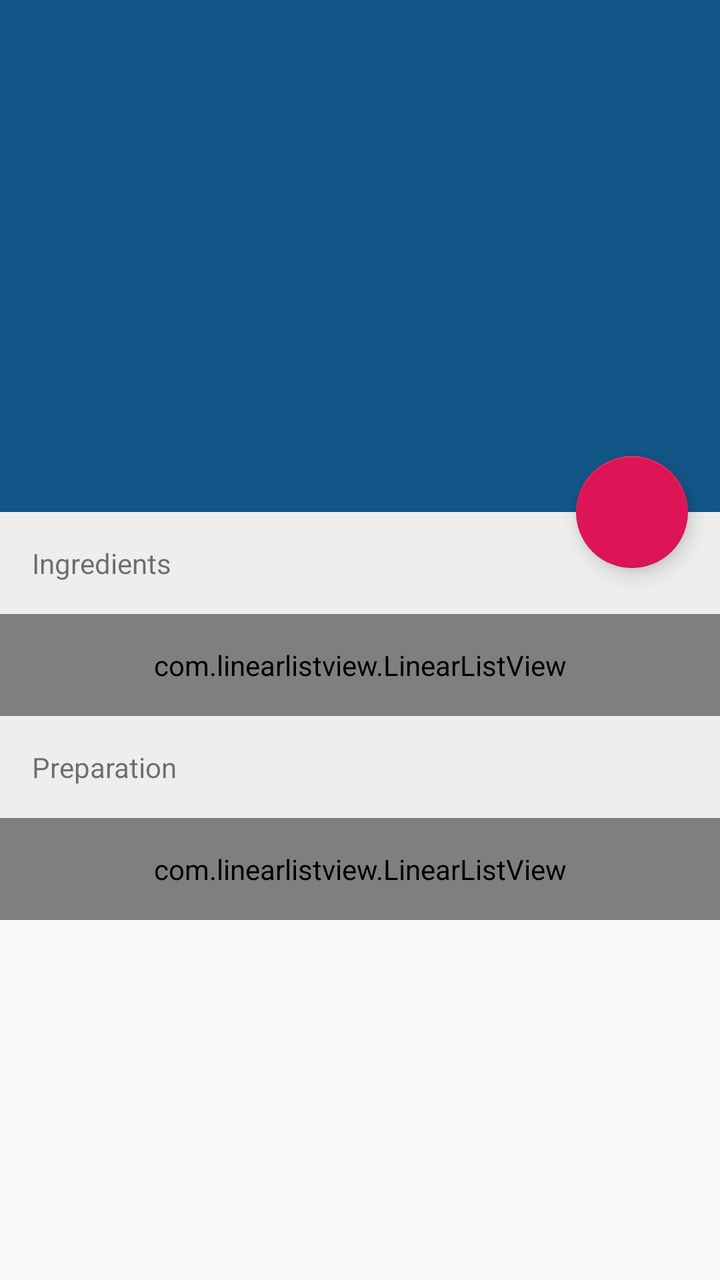
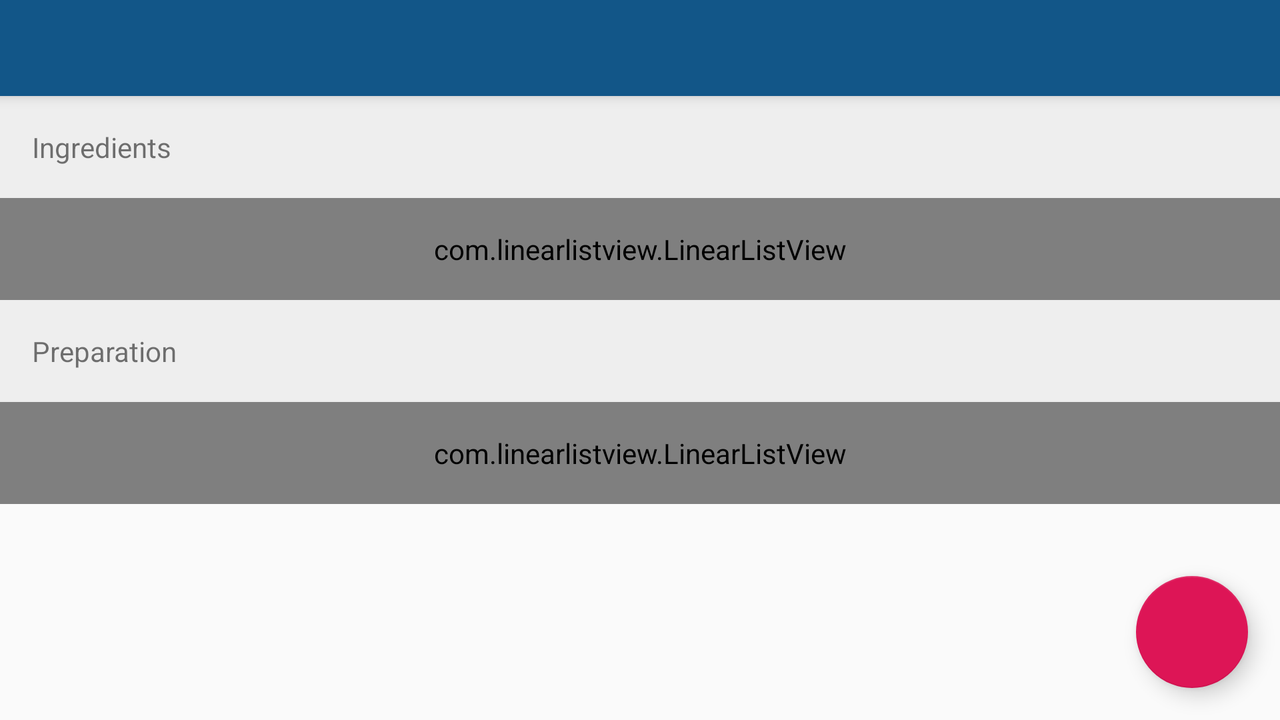

An Android layout and its configuration variant, each rendered on a device that would load it. The default file and the variant file are quoted in full after the pictures.
<!-- AndroidManifest.xml: application theme AppTheme -->
<!-- res/layout/activity_detail_recipe.xml -->
<?xml version="1.0" encoding="utf-8"?>

<android.support.design.widget.CoordinatorLayout
	xmlns:android="http://schemas.android.com/apk/res/android"
	xmlns:app="http://schemas.android.com/apk/res-auto"
	xmlns:tools="http://schemas.android.com/tools"
	android:layout_width="match_parent"
	android:layout_height="match_parent"
	android:fitsSystemWindows="true"
	tools:fragmentManager="de.androidbytes.recipr.presentation.screen.detail.add.AddRecipeActivity">

	<android.support.design.widget.AppBarLayout
		android:id="@+id/appBarLayout"
		android:layout_width="match_parent"
		android:layout_height="256dp"
		android:fitsSystemWindows="true"
		android:theme="@style/AppTheme.AppBarOverlay">

		<android.support.design.widget.CollapsingToolbarLayout
			android:id="@+id/collapsingToolbarLayout"
			android:layout_width="match_parent"
			android:layout_height="match_parent"
			android:fitsSystemWindows="true"
			app:contentScrim="?attr/colorPrimary"
			app:expandedTitleMarginBottom="32dp"
			app:expandedTitleMarginEnd="64dp"
			app:expandedTitleMarginStart="48dp"
			app:layout_scrollFlags="scroll|exitUntilCollapsed">

			<ImageView
				android:id="@+id/iv_recipe_image"
				android:contentDescription="@string/recipe_detail_image"
				android:scaleType="centerCrop"
				android:layout_width="match_parent"
				android:layout_height="match_parent"
				app:layout_collapseMode="parallax"
				android:fitsSystemWindows="true"
				android:transitionName="recipeImage"/>

			<android.support.v7.widget.Toolbar
				android:id="@+id/toolbar"
				android:layout_width="match_parent"
				android:layout_height="?attr/actionBarSize"
				app:layout_collapseMode="pin"
				app:popupTheme="@style/ThemeOverlay.AppCompat.Light"/>

		</android.support.design.widget.CollapsingToolbarLayout>

	</android.support.design.widget.AppBarLayout>

	<android.support.v4.widget.NestedScrollView
		android:layout_width="match_parent"
		android:layout_height="match_parent"
		app:layout_behavior="@string/appbar_scrolling_view_behavior">

		<LinearLayout
			android:layout_width="match_parent"
			android:layout_height="wrap_content"
			android:orientation="vertical">

			<TextView
				android:layout_width="match_parent"
				android:padding="@dimen/activity_horizontal_margin"
				android:background="#eee"
				android:layout_height="wrap_content"
				android:text="@string/recipe_details_ingredients_title"/>

			<com.linearlistview.LinearListView
				android:id="@+id/ingredients_list"
				android:paddingLeft="32dp"
				android:paddingStart="32dp"
				android:paddingRight="32dp"
				android:paddingEnd="32dp"
				android:paddingTop="16dp"
				android:paddingBottom="16dp"
				android:layout_width="match_parent"
				android:layout_height="wrap_content"
				android:orientation="vertical">

			</com.linearlistview.LinearListView>


			<TextView
				android:layout_width="match_parent"
				android:padding="@dimen/activity_horizontal_margin"
				android:background="#eee"
				android:layout_height="wrap_content"
				android:text="@string/recipe_details_steps_title"/>

			<com.linearlistview.LinearListView
				android:id="@+id/steps_list"
				android:paddingLeft="32dp"
				android:paddingStart="32dp"
				android:paddingRight="32dp"
				android:paddingEnd="32dp"
				android:paddingTop="16dp"
				android:paddingBottom="16dp"
				android:layout_width="match_parent"
				android:layout_height="wrap_content"
				android:orientation="vertical">

			</com.linearlistview.LinearListView>

		</LinearLayout>



	</android.support.v4.widget.NestedScrollView>

	<android.support.design.widget.FloatingActionButton
		android:id="@+id/fab"
		android:layout_width="wrap_content"
		android:layout_height="wrap_content"
		app:layout_anchor="@id/appBarLayout"
		app:layout_anchorGravity="bottom|end"
		android:layout_margin="@dimen/fab_margin"
		android:src="@drawable/ic_favorite_border_white_24dp"/>

</android.support.design.widget.CoordinatorLayout>
<!-- resources referenced by this layout -->
<resources>
  <dimen name="activity_horizontal_margin">16dp</dimen>
  <dimen name="fab_margin">16dp</dimen>
  <string name="recipe_detail_image">Recipe image</string>
  <string name="recipe_details_ingredients_title">Ingredients</string>
  <string name="recipe_details_steps_title">Preparation</string>
  <style name="AppTheme.AppBarOverlay" parent="ThemeOverlay.AppCompat.Dark.ActionBar" />
  <!-- from res/values-v21/ -->
  <style name="AppTheme" parent="AppTheme.Base">
  		<item name="android:windowContentTransitions">true</item>
  		<item name="android:windowAllowEnterTransitionOverlap">true</item>
  		<item name="android:windowAllowReturnTransitionOverlap">true</item>
  		<item name="android:windowSharedElementEnterTransition">@android:transition/move</item>
  		<item name="android:windowSharedElementExitTransition">@android:transition/move</item>
  	</style>
  <style name="AppTheme.Base" parent="Theme.AppCompat.Light.DarkActionBar">
  		<item name="windowNoTitle">true</item>
  		<item name="windowActionBar">false</item>
  		<item name="colorPrimary">@color/colorPrimary</item>
  		<item name="colorPrimaryDark">@color/colorPrimaryDark</item>
  		<item name="colorAccent">@color/colorAccent</item>
  	</style>
  <color name="colorPrimary">#125688</color>
  <color name="colorPrimaryDark">#0a3e64</color>
  <color name="colorAccent">#dd1556</color>
</resources>
<!-- res/layout-land/activity_detail_recipe.xml (the repository's variant of the layout above) -->
<!-- drawn on the phone turned sideways -->
<?xml version="1.0" encoding="utf-8"?>

<android.support.design.widget.CoordinatorLayout
	xmlns:android="http://schemas.android.com/apk/res/android"
	xmlns:app="http://schemas.android.com/apk/res-auto"
	xmlns:tools="http://schemas.android.com/tools"
	android:layout_width="match_parent"
	android:layout_height="match_parent"
	android:fitsSystemWindows="true"
	tools:fragmentManager="de.androidbytes.recipr.presentation.screen.detail.add.AddRecipeActivity">

	<android.support.design.widget.AppBarLayout
		android:id="@+id/appBarLayout"
		android:layout_width="match_parent"
		android:layout_height="?attr/actionBarSize"
		android:theme="@style/AppTheme.AppBarOverlay">

			<android.support.v7.widget.Toolbar
				android:id="@+id/toolbar"
				android:layout_width="match_parent"
				android:layout_height="?attr/actionBarSize"
				app:popupTheme="@style/ThemeOverlay.AppCompat.Light"/>

	</android.support.design.widget.AppBarLayout>

	<android.support.v4.widget.NestedScrollView
		android:layout_width="match_parent"
		android:layout_height="match_parent"
		app:layout_behavior="@string/appbar_scrolling_view_behavior">


		<LinearLayout
			android:layout_width="match_parent"
			android:layout_height="wrap_content"
			android:orientation="vertical">

			<TextView
				android:layout_width="match_parent"
				android:padding="@dimen/activity_horizontal_margin"
				android:background="#eee"
				android:layout_height="wrap_content"
				android:text="@string/recipe_details_ingredients_title"/>

			<com.linearlistview.LinearListView
				android:id="@+id/ingredients_list"
				android:paddingLeft="32dp"
				android:paddingStart="32dp"
				android:paddingRight="32dp"
				android:paddingEnd="32dp"
				android:paddingTop="16dp"
				android:paddingBottom="16dp"
				android:layout_width="match_parent"
				android:layout_height="wrap_content"
				android:orientation="vertical">

			</com.linearlistview.LinearListView>


			<TextView
				android:layout_width="match_parent"
				android:padding="@dimen/activity_horizontal_margin"
				android:background="#eee"
				android:layout_height="wrap_content"
				android:text="@string/recipe_details_steps_title"/>

			<com.linearlistview.LinearListView
				android:id="@+id/steps_list"
				android:paddingLeft="32dp"
				android:paddingStart="32dp"
				android:paddingRight="32dp"
				android:paddingEnd="32dp"
				android:paddingTop="16dp"
				android:paddingBottom="16dp"
				android:layout_width="match_parent"
				android:layout_height="wrap_content"
				android:orientation="vertical">

			</com.linearlistview.LinearListView>

		</LinearLayout>

	</android.support.v4.widget.NestedScrollView>

	<android.support.design.widget.FloatingActionButton
		android:id="@+id/fab"
		android:layout_width="wrap_content"
		android:layout_height="wrap_content"
		android:layout_gravity="bottom|end"
		android:layout_margin="@dimen/fab_margin"
		android:src="@drawable/ic_favorite_border_white_24dp"/>

</android.support.design.widget.CoordinatorLayout>
<!-- resources referenced by the variant -->
<!-- as the phone turned sideways resolves them -->
<resources>
  <dimen name="activity_horizontal_margin">16dp</dimen>
  <dimen name="fab_margin">16dp</dimen>
  <string name="recipe_details_ingredients_title">Ingredients</string>
  <string name="recipe_details_steps_title">Preparation</string>
  <style name="AppTheme.AppBarOverlay" parent="ThemeOverlay.AppCompat.Dark.ActionBar" />
  <!-- from res/values-v21/ -->
  <style name="AppTheme" parent="AppTheme.Base">
  		<item name="android:windowContentTransitions">true</item>
  		<item name="android:windowAllowEnterTransitionOverlap">true</item>
  		<item name="android:windowAllowReturnTransitionOverlap">true</item>
  		<item name="android:windowSharedElementEnterTransition">@android:transition/move</item>
  		<item name="android:windowSharedElementExitTransition">@android:transition/move</item>
  	</style>
  <style name="AppTheme.Base" parent="Theme.AppCompat.Light.DarkActionBar">
  		<item name="windowNoTitle">true</item>
  		<item name="windowActionBar">false</item>
  		<item name="colorPrimary">@color/colorPrimary</item>
  		<item name="colorPrimaryDark">@color/colorPrimaryDark</item>
  		<item name="colorAccent">@color/colorAccent</item>
  	</style>
  <color name="colorPrimary">#125688</color>
  <color name="colorPrimaryDark">#0a3e64</color>
  <color name="colorAccent">#dd1556</color>
</resources>
